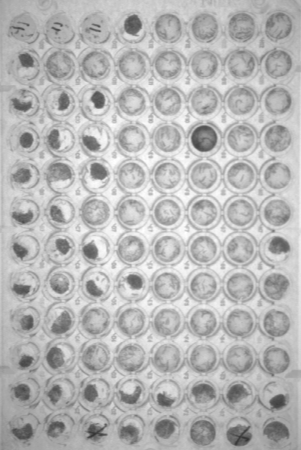
%> input picture CW1/tray.pgm, 301 x 450 px
$ octave task3.m   (GNU Octave 9; MATLAB toolbox functions it lacks are replaced by stand-ins)
%> lines starting %> are read from the running program, lines starting %| are printed output that depends on the picture; in (x1, y1, x2, y2) boxes, pixels count from 0 and x2, y2 are one past the last pixel; in counts of white or black regions, pixels touching at a corner belong together; the program's own positions count from 1
I=imread('tray.pgm');
%> I is the input picture: size 450x301 uint8; min 52, max 255, mean 183.2
%pout_imadjust = imadjust(I);
%pout_histeq = histeq(I);
Ada = adapthisteq(I);
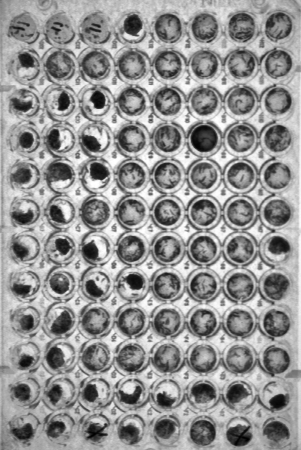
%> Ada: size 450x301 uint8; min 0, max 255, mean 147.6
%figure(1)
%imshow(Ada);
%title('Image with Enhanced Contrast')

J = imnoise(Ada,'salt & pepper',0.05);
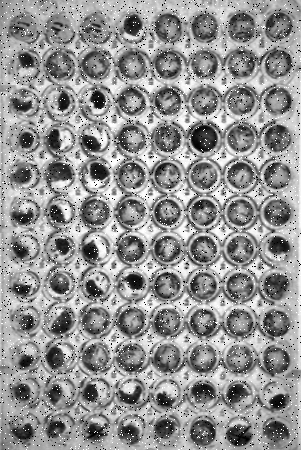
%> J: size 450x301 uint8; min 0, max 255, mean 146.7
Kaverage = filter2(fspecial('average',2),J)/255;
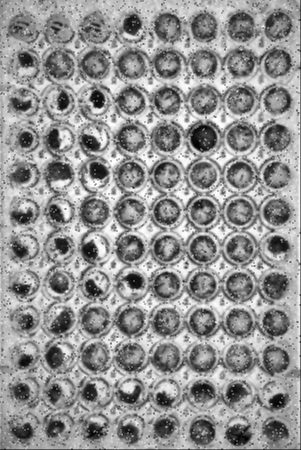
%> Kaverage: size 450x301 double; min 0.0049, max 1, mean 0.573
% [4 lines of commented-out code are left out]

level=graythresh(Kaverage);
%> level = 0.541
Result = imbinarize(Kaverage, level);
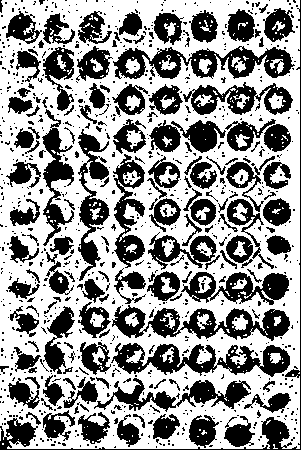
%> Result: size 450x301 logical; 59% white; 865 black regions (705 under 20 px), largest, box (x1, y1, x2, y2) and area: (112, 305, 290, 341) 2928, (113, 46, 295, 79) 2922, (111, 343, 290, 377) 2861
%Result = im2bw(pout_adapthisteq);
figure(2);
imshow(Result);
%imshowpair(Result,I,'montage');

$ run again, with CW1/brains.pgm copied over CW1/tray.pgm
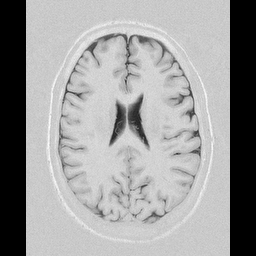
%> input picture CW1/brains.pgm, 256 x 256 px
%> I is the input picture: size 256x256 uint8; min 0, max 255, mean 156.2
%> `Kaverage = filter2(fspecial('average',2),J)/255;`:
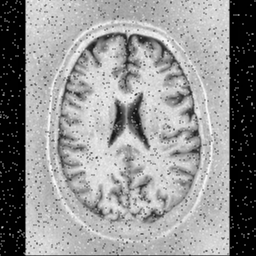
%> Kaverage: size 256x256 double; min 0, max 0.989, mean 0.572
%> level = 0.404
%> `Result = imbinarize(Kaverage, level);`:
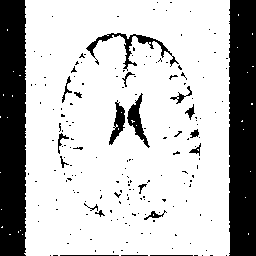
%> Result: size 256x256 logical; 75.7% white; 190 black regions (169 under 20 px), largest, box (x1, y1, x2, y2) and area: (229, 0, 256, 256) 6790, (0, 0, 26, 256) 6526, (86, 33, 179, 71) 623
